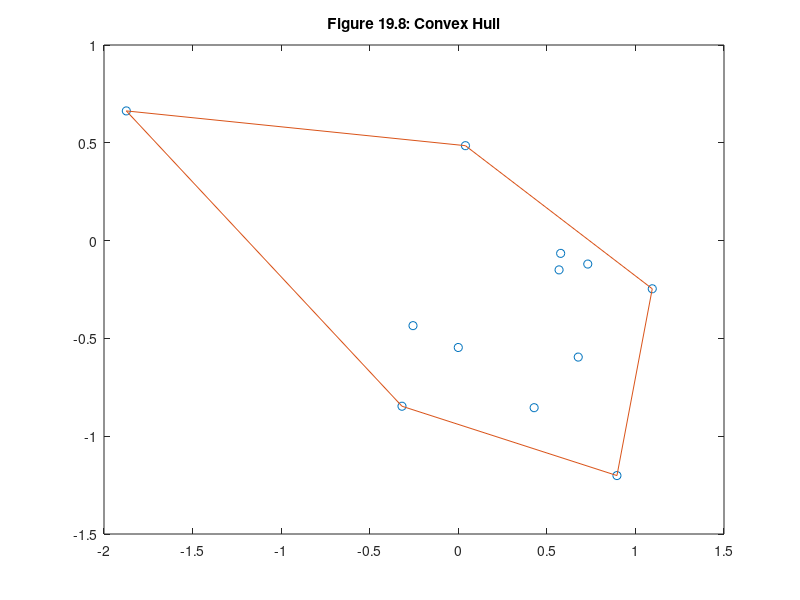

MATLAB code for this plot:
% mm1908.m
x =[0     -0.31786        1.095       -1.874      0.42818      0.89564 ...
 0.73096      0.57786     0.040314      0.67709       0.5689     -0.25565];

y =[-0.54648     -0.84676     -0.24634      0.66302      -0.8542      -1.2013...
     -0.11987    -0.065294       0.4853     -0.59549     -0.14967     -0.43475];

z = zeros(1,12); % no z component for now
%tri = delaunay(x,y);
[k,a]=convhull(x,y);
plot(x,y,'o',x(k),y(k))
title('Figure 19.8: Convex Hull')
axis([-2 1.5 -1.5 1])
